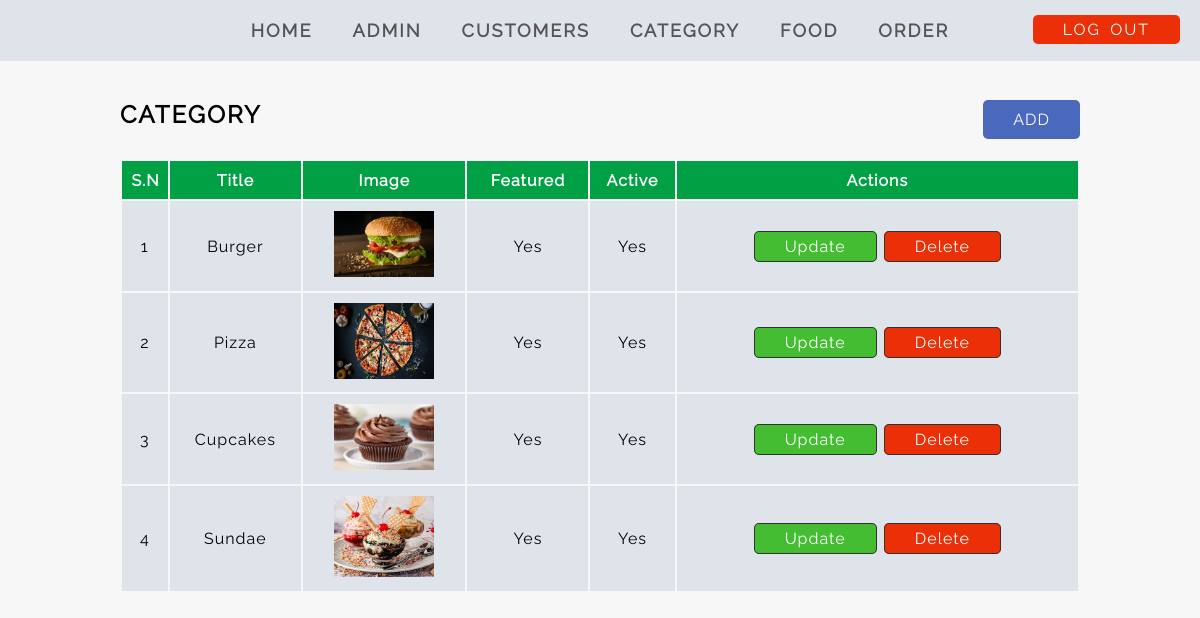
Screenshot of /adminPanel/manage-category.php (signed in) with the database file from the repository.
### tables this page shows
CREATE TABLE category(
  id int NOT NULL PRIMARY KEY,
  title varchar(20) NOT NULL,
  image_name varchar(30) NOT NULL,
  featured varchar(10) NOT NULL,
  active varchar(10) NOT NULL);

### adminPanel/manage-category.php (the view, shortened to what this page needs)
<?php include 'nav.php' ?>
<div class="main-content">
    <div class="wrapper">
        <div class="admin-header">
            <h2> <strong class="title-letter-space text-uppercase">Category</strong></h2>
            <a href="add-category.php" class="normal-word-space btn-add-color">ADD</a>
        </div>
        <table class="full-width text-center normal-word-space">
            <thead>
                <tr>
                    <th>S.N</th>
                    <th>Title</th>
                    <th>Image</th>
                    <th>Featured</th>
                    <th>Active</th>
                    <th>Actions</th>
                </tr>
            </thead>
            <tbody>
                <?php
                $sql = "select * from category";
                $res = mysqli_query($conn, $sql);
                if ($res) {
                    $num = mysqli_num_rows($res);
                    $id_new = 1;
                    if ($num > 0) {
                        while ($rows = mysqli_fetch_assoc($res)) {
                            $id = $rows['id'];
                            $image = $rows['image_name'];
                            $title = $rows['title'];
                            $featured = $rows['featured'];
                            $active = $rows['active'];
                ?>
                            <tr>
                                <td><?php echo $id_new++; ?></td>
                                <td><?php echo $title; ?></td>
                                <td>
                                    <?php
                                    if ($image != "") {
                                    ?>
                                        <img src="<?php echo INDEXPAGE; ?>images/category/<?php echo $image; ?>" width="100px">
                                    <?php
                                    } else {
                                        echo "image not added";
                                    }
                                    ?>
                                </td>
                                <td><?php echo $featured; ?></td>
                                <td><?php echo $active; ?></td>
                                <td>
                                    <a href="<?php echo INDEXPAGE ?>adminPanel/update-category.php?id=<?php echo $id; ?>" class="link-btn btn-primary-color">Update</a>
                                    <a href="<?php echo INDEXPAGE ?>adminPanel/delete-category.php?id=<?php echo $id; ?>&image_name=<?php echo $image; ?>" class="link-btn btn-danger-color">Delete</a>
                                </td>
                            </tr>
                <?php
                        }
                    }
                }
                ?>
            </tbody>
        </table>
    </div>
</div>

### css/style.css (style rules this page uses)
* { margin : 0; padding : 0; box-sizing: border-box; }
:root { --primary-color : #00A145; --secondary-color : #dfe4ea; --btn-primary-color: #44bd32; --btn-danger-color : #eb2f06; --btn-add-color : #4a69bd; }
body { font-family : 'raleway-regular'; background-color: #f7f7f7; font-size : 16px; }
.text-center { text-align: center; }
.text-uppercase { text-transform: uppercase; }
.title-letter-space { letter-spacing: 2px; word-spacing : 3px; }
.normal-word-space { letter-spacing: 1px; word-spacing : 2px; }
.full-width { width: 100%; }
.wrapper { width : 80%; margin: 0 auto; }
.main-content { margin: 30px 0; }
table { margin-top: 20px; margin-bottom: 100px; }
table th { padding: 1%; }
table td { padding: 1%; }
table tbody { background-color: var(--secondary-color); }
table thead tr { background-color: var(--primary-color); color : white; }
table tr a { text-decoration: none; color : black; padding : 5px 15px; border : 1px solid #333; }
.admin-header { margin-top: 100px; display : flex; justify-content: space-between; }
.link-btn { text-decoration: none; color : white; padding : 5px 30px; border-radius : 5px; transition : 0.3s; }
.btn-primary-color { background-color: var(--btn-primary-color); }
.btn-danger-color { background-color: var(--btn-danger-color); }
.btn-add-color { background-color: var(--btn-add-color); color : black; padding : 10px 30px; text-decoration : none; color : white; border-radius : 5px; }

### rows the page displays
category: title "Burger", image_name (picture), featured "Yes", active "Yes"
category: title "Pizza", image_name (picture), featured "Yes", active "Yes"
category: title "Cupcakes", image_name (picture), featured "Yes", active "Yes"
category: title "Sundae", image_name (picture), featured "Yes", active "Yes"
